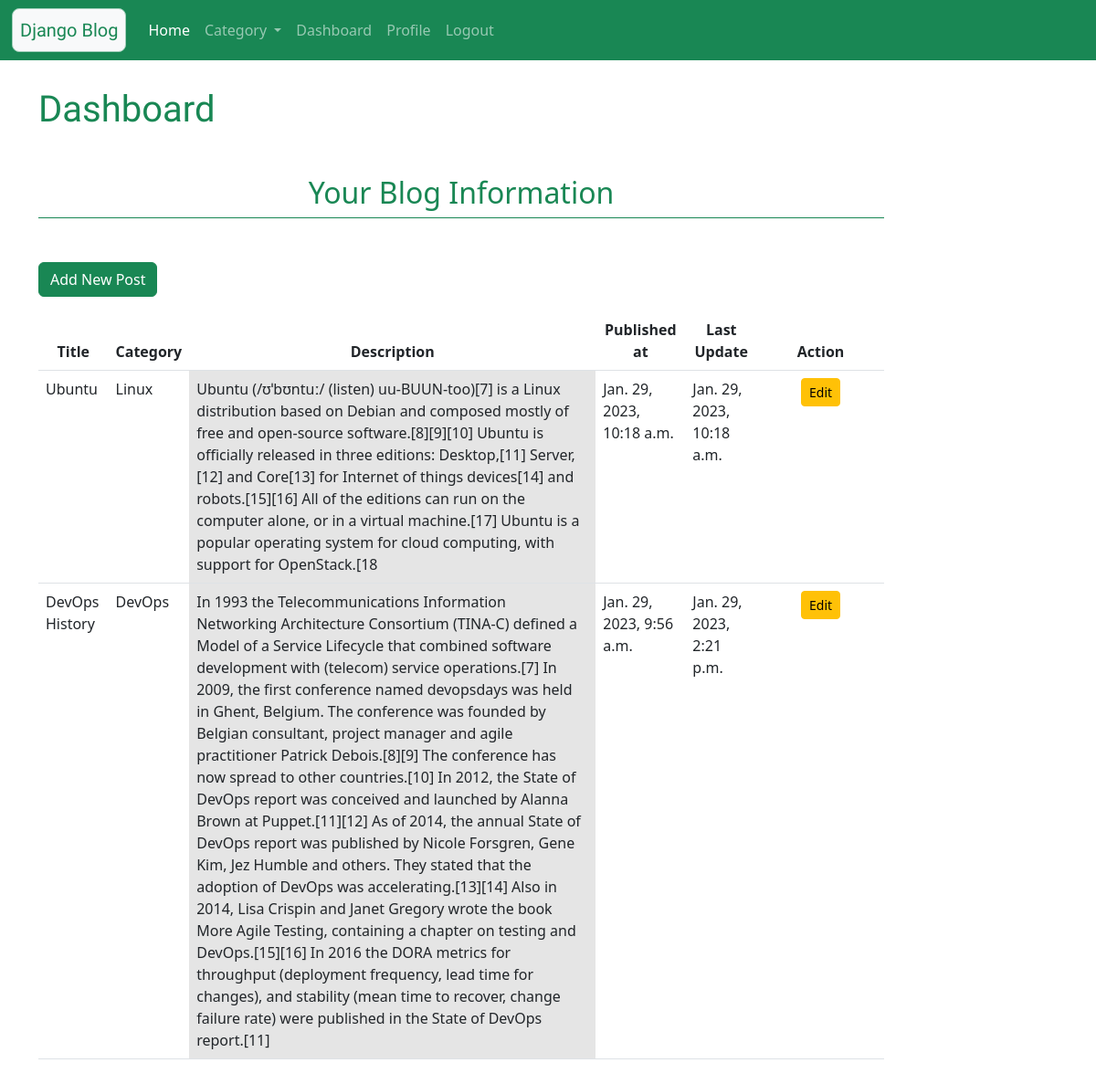
Screenshot of /dashboard/ (signed in) with the database file from the repository.
### blog/models.py (models this page shows)
class Blog(models.Model):
    user = models.ForeignKey(User,on_delete=models.CASCADE)
    category = models.CharField(max_length=100, choices=category)
    title = models.CharField(max_length=150)
    description = models.TextField()
    create_at = models.DateTimeField(auto_now_add=True)
    update_at = models.DateTimeField(auto_now=True)

### blog/views.py (the view)
# urls.py: path('dashboard/', views.dashboard, name='dashboard'),
def dashboard(request):
    if request.user.is_authenticated:
        blogs =  Blog.objects.filter(user=request.user).order_by('-id')
        context = {
                    'blogs':blogs,
                    'all_blog' : Blog.objects.all()
                }
        return render(request, 'blog/dashboard.html', context)
    else:
        messages.warning(request, 'You must log in first.')
        return HttpResponseRedirect('/user/login/')

### template/blog/dashboard.html (shortened to what this page needs)
{% extends 'blog/base.html' %}
{% load static %}
{% block content %}
<div class="col-10  my-5">
  <h1 class="text-success Rounded my-5">
    Dashboard
  </h1>
  <h2 class="text-center text-success mt-3">Your Blog Information</h2>
  <div class="border-bottom border-success"></div>
  <div class="pb-5"></div>
  <a href="{% url 'addpost' %}" class="btn btn-success">Add New Post</a>
  <div class="pb-3"></div>
  {% if blogs %}
  <table class="table">
    <thead>
      <tr class="text-center">
        <th scope="col" style="width: auto;">Title</th>
        <th scope="col" style="width: auto;">Category</th>
        <th scope="col" style="width: auto;">Description</th>
        <th scope="col" style="width: auto;">Published at</th>
        <th scope="col" style="width: auto;">Last Update</th>
        <th scope="col" style="width: 15%;">Action</th>
      </tr>
    </thead>
    <tbody>
      {% for blog in blogs %}
      <tr>
        <td>{{blog.title}}</td>
        <td>{{blog.category}}</td>
        <td class="table-active">{{blog.description}}</td>
        <td>{{blog.create_at}}</td>
        <td>{{blog.update_at}}</td>
        <td class="text-center">
          <a href="{% url 'edit' blog.id %}" class="btn btn-warning btn-sm">Edit</a>
        </td>
      </tr>
      <tr>
        {% endfor %}
    </tbody>
  </table>
  {% else %}
    <h4 class="text-center alert alert-warning"> No Records </h4>
  {% endif %}
</div>
{% endblock content %}

### static/blog/css/style.css (style rules this page uses)
.Rounded { font-family: 'Kalam', cursive; }

### rows the page displays
Blog: title "Ubuntu", category "Linux", description "Ubuntu (/ʊˈbʊntuː/ (listen) uu-BUUN-too)[7] is a Linux distribution based on Debian and composed mostly of free and open-source software.[8][9][10] Ubuntu is officially released in three editions: Desktop,[11] Server,[12] and Core[13] for Internet of things devices[14] and robots.[15][16] All of the editions can run on the computer alone, or in a virtual machine.[17] Ubuntu is a popular operating system for cloud computing, with support for OpenStack.[18", create_at "Jan. 29, 2023, 10:18 a.m.", update_at "Jan. 29, 2023, 10:18 a.m."
Blog: title "DevOps History", category "DevOps", description "In 1993 the Telecommunications Information Networking Architecture Consortium (TINA-C) defined a Model of a Service Lifecycle that combined software development with (telecom) service operations.[7] In 2009, the first conference named devopsdays was held in Ghent, Belgium. The conference was founded by Belgian consultant, project manager and agile practitioner Patrick Debois.[8][9] The conference has now spread to other countries.[10] In 2012, the State of DevOps report was conceived and launched by Alanna Brown at Puppet.[11][12] As of 2014, the annual State of DevOps report was published by Nicole Forsgren, Gene Kim, Jez Humble and others. They stated that the adoption of DevOps was…", create_at "Jan. 29, 2023, 9:56 a.m.", update_at "Jan. 29, 2023, 2:21 p.m."
